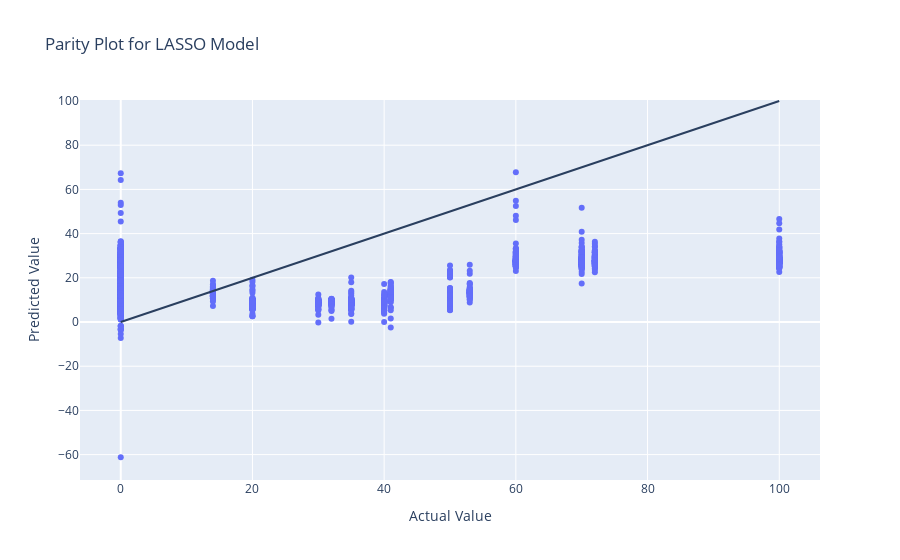

Notebook cell for this chart:
### Markdown cell above
LASSO Model to Predict Altitudes:

### Code cell
simplefilter("ignore", category = ConvergenceWarning)

# linear Regression fit using sklearn
l_model = Lasso()
l_model = make_pipeline(PolynomialFeatures(2), Lasso(fit_intercept = False))
l_model.fit(x_train, y_train)
l_mae = mean_absolute_error(y_val, l_model.predict(x_val))
print('The MAE for a LASSO regression is:', round(l_mae, 3))

# making the parity plot
fig = go.Figure(data = [go.Scatter(x = y_val, y = l_model.predict(x_val), mode = "markers")])

fig.add_shape(
    type = "line", x0 = y_val.min(), y0 = y_val.min(), x1 = y_val.max(), y1 = y_val.max())

fig.update_xaxes(title_text = "Actual Value")
fig.update_yaxes(title_text = "Predicted Value")

# set the plot size
fig.update_layout(title = 'Parity Plot for LASSO Model', autosize = True)
fig.show()

### Figure 1 — Plotly figure (JSON) as saved in the notebook; plotly's stock layout.template omitted (floating-point values rounded to 4 significant figures; data arrays with more than 128 entries replaced by an {"elided": "..."} marker saying what was removed)
{"data": [{"mode": "markers", "type": "scatter", "x": {"elided": "4339 int values"}, "y": {"elided": "4339 float values"}}], "layout": {"autosize": true, "shapes": [{"type": "line", "x0": 0, "x1": 100, "y0": 0, "y1": 100}], "title": {"text": "Parity Plot for LASSO Model"}, "xaxis": {"autorange": true, "range": [-5.949, 105.9], "title": {"text": "Actual Value"}, "type": "linear"}, "yaxis": {"autorange": true, "range": [-73.55, 101.0], "title": {"text": "Predicted Value"}, "type": "linear"}}}
